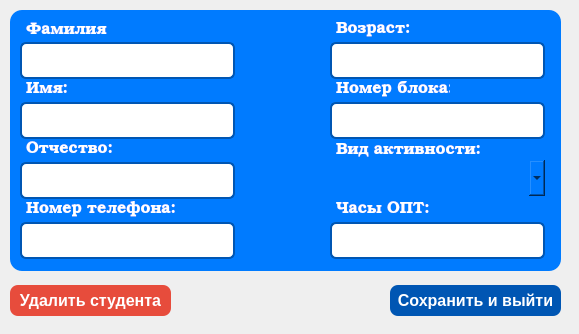
<?xml version="1.0" encoding="UTF-8"?>
<ui version="4.0">
 <class>StudentInfoWindow</class>
 <widget class="QDialog" name="StudentInfoWindow">
  <property name="geometry">
   <rect>
    <x>0</x>
    <y>0</y>
    <width>579</width>
    <height>334</height>
   </rect>
  </property>
  <property name="windowTitle">
   <string>Dialog</string>
  </property>
  <widget class="QGroupBox" name="groupBox">
   <property name="geometry">
    <rect>
     <x>10</x>
     <y>10</y>
     <width>551</width>
     <height>261</height>
    </rect>
   </property>
   <property name="styleSheet">
    <string notr="true">QWidget {
    background-color: #007BFF; /* Синий фон для бокса */
    border-radius: 12px; /* Закругленные углы */
    padding: 10px; /* Отступы внутри бокса */
}</string>
   </property>
   <property name="title">
    <string/>
   </property>
   <widget class="QLineEdit" name="surnameEdit">
    <property name="geometry">
     <rect>
      <x>10</x>
      <y>30</y>
      <width>215</width>
      <height>41</height>
     </rect>
    </property>
    <property name="font">
     <font>
      <family>URW Bookman</family>
      <pointsize>-1</pointsize>
     </font>
    </property>
    <property name="styleSheet">
     <string notr="true">QLineEdit {
    background-color: #FFFFFF; /* Белый фон для полей ввода */
    border: 2px solid #0056b3; /* Синяя рамка */
    border-radius: 6px; /* Закругленные углы */
    padding: 2px; /* Отступы внутри поля */
    font-size: 16px; /* Размер шрифта */
    margin: 2px 0; /* Отступы между полями */
}

QLineEdit:focus {
    border-color: #007BFF; /* Цвет рамки при фокусе */
}</string>
    </property>
   </widget>
   <widget class="QLineEdit" name="nameEdit">
    <property name="geometry">
     <rect>
      <x>10</x>
      <y>90</y>
      <width>215</width>
      <height>41</height>
     </rect>
    </property>
    <property name="font">
     <font>
      <family>URW Bookman</family>
      <pointsize>-1</pointsize>
     </font>
    </property>
    <property name="styleSheet">
     <string notr="true">QLineEdit {
    background-color: #FFFFFF; /* Белый фон для полей ввода */
    border: 2px solid #0056b3; /* Синяя рамка */
    border-radius: 6px; /* Закругленные углы */
    padding: 2px; /* Отступы внутри поля */
    font-size: 16px; /* Размер шрифта */
    margin: 2px 0; /* Отступы между полями */
}

QLineEdit:focus {
    border-color: #007BFF; /* Цвет рамки при фокусе */
}</string>
    </property>
   </widget>
   <widget class="QLineEdit" name="patronymEdit">
    <property name="geometry">
     <rect>
      <x>10</x>
      <y>150</y>
      <width>215</width>
      <height>41</height>
     </rect>
    </property>
    <property name="font">
     <font>
      <family>URW Bookman</family>
      <pointsize>-1</pointsize>
     </font>
    </property>
    <property name="styleSheet">
     <string notr="true">QLineEdit {
    background-color: #FFFFFF; /* Белый фон для полей ввода */
    border: 2px solid #0056b3; /* Синяя рамка */
    border-radius: 6px; /* Закругленные углы */
    padding: 2px; /* Отступы внутри поля */
    font-size: 16px; /* Размер шрифта */
    margin: 2px 0; /* Отступы между полями */
}

QLineEdit:focus {
    border-color: #007BFF; /* Цвет рамки при фокусе */
}</string>
    </property>
   </widget>
   <widget class="QLineEdit" name="phoneEdit">
    <property name="geometry">
     <rect>
      <x>10</x>
      <y>210</y>
      <width>215</width>
      <height>41</height>
     </rect>
    </property>
    <property name="font">
     <font>
      <family>URW Bookman</family>
      <pointsize>-1</pointsize>
     </font>
    </property>
    <property name="styleSheet">
     <string notr="true">QLineEdit {
    background-color: #FFFFFF; /* Белый фон для полей ввода */
    border: 2px solid #0056b3; /* Синяя рамка */
    border-radius: 6px; /* Закругленные углы */
    padding: 2px; /* Отступы внутри поля */
    font-size: 16px; /* Размер шрифта */
    margin: 2px 0; /* Отступы между полями */
}

QLineEdit:focus {
    border-color: #007BFF; /* Цвет рамки при фокусе */
}</string>
    </property>
   </widget>
   <widget class="QLineEdit" name="ageEdit">
    <property name="geometry">
     <rect>
      <x>320</x>
      <y>30</y>
      <width>215</width>
      <height>41</height>
     </rect>
    </property>
    <property name="font">
     <font>
      <family>URW Bookman</family>
      <pointsize>-1</pointsize>
     </font>
    </property>
    <property name="styleSheet">
     <string notr="true">QLineEdit {
    background-color: #FFFFFF; /* Белый фон для полей ввода */
    border: 2px solid #0056b3; /* Синяя рамка */
    border-radius: 6px; /* Закругленные углы */
    padding: 2px; /* Отступы внутри поля */
    font-size: 16px; /* Размер шрифта */
    margin: 2px 0; /* Отступы между полями */
}

QLineEdit:focus {
    border-color: #007BFF; /* Цвет рамки при фокусе */
}</string>
    </property>
   </widget>
   <widget class="QLineEdit" name="blockEdit">
    <property name="geometry">
     <rect>
      <x>320</x>
      <y>90</y>
      <width>215</width>
      <height>41</height>
     </rect>
    </property>
    <property name="font">
     <font>
      <family>URW Bookman</family>
      <pointsize>-1</pointsize>
     </font>
    </property>
    <property name="styleSheet">
     <string notr="true">QLineEdit {
    background-color: #FFFFFF; /* Белый фон для полей ввода */
    border: 2px solid #0056b3; /* Синяя рамка */
    border-radius: 6px; /* Закругленные углы */
    padding: 2px; /* Отступы внутри поля */
    font-size: 16px; /* Размер шрифта */
    margin: 2px 0; /* Отступы между полями */
}

QLineEdit:focus {
    border-color: #007BFF; /* Цвет рамки при фокусе */
}</string>
    </property>
   </widget>
   <widget class="QLineEdit" name="optEdit">
    <property name="geometry">
     <rect>
      <x>320</x>
      <y>210</y>
      <width>215</width>
      <height>41</height>
     </rect>
    </property>
    <property name="font">
     <font>
      <family>URW Bookman</family>
      <pointsize>-1</pointsize>
     </font>
    </property>
    <property name="styleSheet">
     <string notr="true">QLineEdit {
    background-color: #FFFFFF; /* Белый фон для полей ввода */
    border: 2px solid #0056b3; /* Синяя рамка */
    border-radius: 6px; /* Закругленные углы */
    padding: 2px; /* Отступы внутри поля */
    font-size: 16px; /* Размер шрифта */
    margin: 2px 0; /* Отступы между полями */
}

QLineEdit:focus {
    border-color: #007BFF; /* Цвет рамки при фокусе */
}</string>
    </property>
   </widget>
   <widget class="QLabel" name="label">
    <property name="geometry">
     <rect>
      <x>10</x>
      <y>10</y>
      <width>91</width>
      <height>21</height>
     </rect>
    </property>
    <property name="font">
     <font>
      <family>URW Bookman</family>
      <pointsize>-1</pointsize>
      <bold>false</bold>
     </font>
    </property>
    <property name="styleSheet">
     <string notr="true">color: #FFFFFF;
font-size: 16px; /* Размер шрифта кнопки */
 padding: 1px;</string>
    </property>
    <property name="text">
     <string>Фамилия</string>
    </property>
   </widget>
   <widget class="QLabel" name="label_2">
    <property name="geometry">
     <rect>
      <x>10</x>
      <y>70</y>
      <width>66</width>
      <height>18</height>
     </rect>
    </property>
    <property name="font">
     <font>
      <family>URW Bookman</family>
      <pointsize>-1</pointsize>
      <italic>false</italic>
      <bold>false</bold>
     </font>
    </property>
    <property name="styleSheet">
     <string notr="true">color: #FFFFFF;
font-size: 16px; /* Размер шрифта кнопки */
 padding: 1px;</string>
    </property>
    <property name="text">
     <string>Имя:</string>
    </property>
   </widget>
   <widget class="QLabel" name="label_3">
    <property name="geometry">
     <rect>
      <x>10</x>
      <y>130</y>
      <width>101</width>
      <height>18</height>
     </rect>
    </property>
    <property name="font">
     <font>
      <family>URW Bookman</family>
      <pointsize>-1</pointsize>
      <italic>false</italic>
      <bold>false</bold>
     </font>
    </property>
    <property name="styleSheet">
     <string notr="true">color: #FFFFFF;
font-size: 16px; /* Размер шрифта кнопки */
 padding: 1px;</string>
    </property>
    <property name="text">
     <string>Отчество:</string>
    </property>
   </widget>
   <widget class="QLabel" name="label_4">
    <property name="geometry">
     <rect>
      <x>10</x>
      <y>190</y>
      <width>161</width>
      <height>18</height>
     </rect>
    </property>
    <property name="font">
     <font>
      <family>URW Bookman</family>
      <pointsize>-1</pointsize>
      <italic>false</italic>
      <bold>false</bold>
     </font>
    </property>
    <property name="styleSheet">
     <string notr="true">color: #FFFFFF;
font-size: 16px; /* Размер шрифта кнопки */
 padding: 1px;</string>
    </property>
    <property name="text">
     <string>Номер телефона:</string>
    </property>
   </widget>
   <widget class="QLabel" name="label_5">
    <property name="geometry">
     <rect>
      <x>320</x>
      <y>190</y>
      <width>111</width>
      <height>18</height>
     </rect>
    </property>
    <property name="font">
     <font>
      <family>URW Bookman</family>
      <pointsize>-1</pointsize>
      <italic>false</italic>
      <bold>false</bold>
     </font>
    </property>
    <property name="styleSheet">
     <string notr="true">color: #FFFFFF;
font-size: 16px; /* Размер шрифта кнопки */
 padding: 1px;</string>
    </property>
    <property name="text">
     <string>Часы ОПТ:</string>
    </property>
   </widget>
   <widget class="QLabel" name="label_6">
    <property name="geometry">
     <rect>
      <x>320</x>
      <y>130</y>
      <width>151</width>
      <height>21</height>
     </rect>
    </property>
    <property name="font">
     <font>
      <family>URW Bookman</family>
      <pointsize>-1</pointsize>
      <italic>false</italic>
      <bold>false</bold>
     </font>
    </property>
    <property name="styleSheet">
     <string notr="true">color: #FFFFFF;
font-size: 16px; /* Размер шрифта кнопки */
 padding: 1px;</string>
    </property>
    <property name="text">
     <string>Вид активности:</string>
    </property>
   </widget>
   <widget class="QLabel" name="label_7">
    <property name="geometry">
     <rect>
      <x>320</x>
      <y>70</y>
      <width>121</width>
      <height>18</height>
     </rect>
    </property>
    <property name="font">
     <font>
      <family>URW Bookman</family>
      <pointsize>-1</pointsize>
      <italic>false</italic>
      <bold>false</bold>
     </font>
    </property>
    <property name="styleSheet">
     <string notr="true">color: #FFFFFF;
font-size: 16px; /* Размер шрифта кнопки */
 padding: 1px;</string>
    </property>
    <property name="text">
     <string>Номер блока:</string>
    </property>
   </widget>
   <widget class="QLabel" name="label_8">
    <property name="geometry">
     <rect>
      <x>320</x>
      <y>10</y>
      <width>101</width>
      <height>18</height>
     </rect>
    </property>
    <property name="font">
     <font>
      <family>URW Bookman</family>
      <pointsize>-1</pointsize>
      <italic>false</italic>
      <bold>false</bold>
     </font>
    </property>
    <property name="styleSheet">
     <string notr="true">color: #FFFFFF;
font-size: 16px; /* Размер шрифта кнопки */
 padding: 1px;</string>
    </property>
    <property name="text">
     <string>Возраст:</string>
    </property>
   </widget>
   <widget class="QComboBox" name="activityType">
    <property name="geometry">
     <rect>
      <x>320</x>
      <y>150</y>
      <width>215</width>
      <height>36</height>
     </rect>
    </property>
    <property name="cursor">
     <cursorShape>PointingHandCursor</cursorShape>
    </property>
    <property name="styleSheet">
     <string notr="true">QComboBox {
    background-color: #FFFFFF; /* Белый фон для ComboBox */
    border: 2px solid #0056b3; /* Синяя рамка */
    border-radius: 6px; /* Закругленные углы */
    padding: 5px; /* Отступы внутри ComboBox */
    font-size: 16px; /* Размер шрифта */
    color: #000000; /* Цвет текста */
    padding-right: 30px; /* Отступ справа для стрелки */
}

QComboBox::down-arrow {
    /*image: url(&quot;C:\\Users\\Сергей\\source\\repos\\CloneDormitory\\CloneDormitory\\CloneDormitory\\down-arrow.png&quot;);  Замените на ваш путь к изображению стрелки */
    width: 10px; /* Ширина стрелки */
    height: 10px; /* Высота стрелки */
}

QComboBox::item {
    background-color: #FFFFFF; /* Фон для элементов выпадающего списка */
    color: #000000; /* Цвет текста элементов */
}

QComboBox::item:selected {
    background-color: #007BFF; /* Фон для выбранного элемента */
    color: #FFFFFF; /* Цвет текста для выбранного элемента */
}</string>
    </property>
   </widget>
  </widget>
  <widget class="QPushButton" name="deleteButton">
   <property name="geometry">
    <rect>
     <x>10</x>
     <y>280</y>
     <width>161</width>
     <height>41</height>
    </rect>
   </property>
   <property name="cursor">
    <cursorShape>PointingHandCursor</cursorShape>
   </property>
   <property name="styleSheet">
    <string notr="true">QPushButton {
    background-color: #e74c3c; /* Основной цвет фона кнопки (красный) */
    color: white; /* Цвет текста кнопки */
    border: none; /* Убираем рамки */
    border-radius: 8px; /* Закругленные углы */
    padding: 5px; /* Отступы внутри кнопки */
    font-size: 16px; /* Размер шрифта кнопки */
    font-weight: bold; /* Жирный текст */
    margin: 5px 0; /* Отступы между кнопками */
}

QPushButton:hover {
    background-color: #c0392b; /* Цвет при наведении (темный красный) */
}

QPushButton:pressed {
    background-color: #e74c3c; /* Цвет при нажатии (остается красным) */
}
</string>
   </property>
   <property name="text">
    <string>Удалить студента</string>
   </property>
  </widget>
  <widget class="QPushButton" name="saveButton">
   <property name="geometry">
    <rect>
     <x>390</x>
     <y>280</y>
     <width>171</width>
     <height>41</height>
    </rect>
   </property>
   <property name="cursor">
    <cursorShape>PointingHandCursor</cursorShape>
   </property>
   <property name="styleSheet">
    <string notr="true">QPushButton {
    background-color: #0056b3; /* Основной цвет фона кнопки */
    color: white; /* Цвет текста кнопки */
    border: none; /* Убираем рамки */
    border-radius: 8px; /* Закругленные углы */
    padding: 5px; /* Отступы внутри кнопки */
    font-size: 16px; /* Размер шрифта кнопки */
    font-weight: bold; /* Жирный текст */
    margin: 5px 0; /* Отступы между кнопками */
}

QPushButton:hover {
    background-color: #004085; /* Цвет при наведении */
}

QPushButton:pressed {
    background-color:  red; /* Цвет при нажатии */
}</string>
   </property>
   <property name="text">
    <string>Сохранить и выйти</string>
   </property>
  </widget>
 </widget>
 <resources/>
 <connections/>
</ui>
